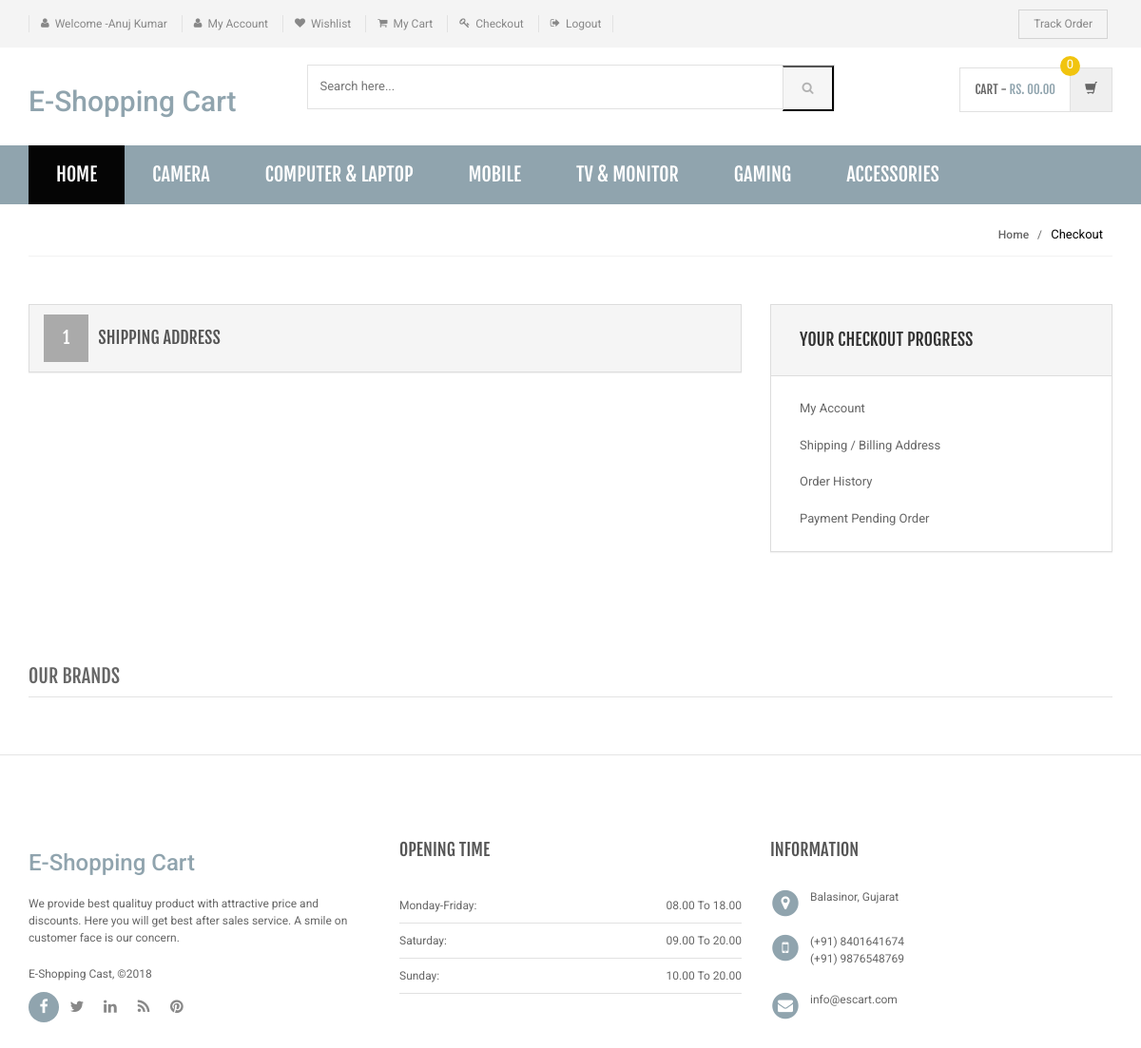
/bill-ship-addresses.php (signed in), run on the app's committed database.
### tables this page shows
CREATE TABLE IF NOT EXISTS `category` (
  `id` int(11) NOT NULL AUTO_INCREMENT,
  `categoryName` varchar(255) NOT NULL,
  `categoryDescription` longtext NOT NULL,
  `creationDate` timestamp NOT NULL DEFAULT CURRENT_TIMESTAMP,
  `updationDate` varchar(255) NOT NULL,
  PRIMARY KEY (`id`)
);

### bill-ship-addresses.php (the view, shortened to what this page needs)
<?php
if(strlen($_SESSION['login'])==0)
    {
header('location:index.php');
}
else{
?>
<!DOCTYPE html>
<html lang="en">
	<head>
	    <link rel="stylesheet" href="assets/css/bootstrap.min.css">
	    <link rel="stylesheet" href="assets/css/main.css">
	    <link rel="stylesheet" href="assets/css/green.css">
	    <link rel="stylesheet" href="assets/css/owl.carousel.css">
		<link rel="stylesheet" href="assets/css/owl.transitions.css">
		<link href="assets/css/lightbox.css" rel="stylesheet">
		<link rel="stylesheet" href="assets/css/animate.min.css">
		<link rel="stylesheet" href="assets/css/rateit.css">
		<link rel="stylesheet" href="assets/css/bootstrap-select.min.css">
		<link rel="stylesheet" href="assets/css/config.css">
		<link href="assets/css/green.css" rel="alternate stylesheet" title="Green color">
		<link href="assets/css/blue.css" rel="alternate stylesheet" title="Blue color">
		<link href="assets/css/red.css" rel="alternate stylesheet" title="Red color">
		<link href="assets/css/orange.css" rel="alternate stylesheet" title="Orange color">
		<link href="assets/css/dark-green.css" rel="alternate stylesheet" title="Darkgreen color">
		<link rel="stylesheet" href="assets/css/font-awesome.min.css">
	</head>
    <body class="cnt-home">
<header class="header-style-1">
<?php include('includes/top-header.php');?>
<?php include('includes/main-header.php');?>
<?php include('includes/menu-bar.php');?>
</header>
<div class="breadcrumb">
	<div class="container">
		<div class="breadcrumb-inner">
			<ul class="list-inline list-unstyled">
				<li><a href="#">Home</a></li>
				<li class='active'>Checkout</li>
			</ul>
		</div>
	</div>
</div>
<div class="body-content outer-top-bd">
	<div class="container">
		<div class="checkout-box inner-bottom-sm">
			<div class="row">
				<div class="col-md-8">
					<div class="panel-group checkout-steps" id="accordion">
					  	<div class="panel panel-default checkout-step-02">
						    <div class="panel-heading">
						      <h4 class="unicase-checkout-title">
						        <a data-toggle="collapse" class="collapsed" data-parent="#accordion" href="#collapseTwo">
						          <span>1</span>Shipping Address
						        </a>
						      </h4>
						    </div>
					  	</div>
					</div>
				</div>
			<?php include('includes/myaccount-sidebar.php');?>
			</div>
		</div>
	<?php include('includes/brands-slider.php');?>
</div>
</div>
<?php include('includes/footer.php');?>
</body>
</html>
<?php } ?>

### includes/menu-bar.php (shortened to what this page needs)
<div class="header-nav animate-dropdown">
    <div class="container">
        <div class="yamm navbar navbar-default" role="navigation">
            <div class="nav-bg-class">
                <div class="navbar-collapse collapse" id="mc-horizontal-menu-collapse">
	<div class="nav-outer">
		<ul class="nav navbar-nav">
			<li class="active dropdown yamm-fw">
				<a href="index.php" data-hover="dropdown" class="dropdown-toggle">Home</a>
			</li>
              <?php $sql=mysql_query("select id,categoryName  from category limit 6");
while($row=mysql_fetch_array($sql))
{
    ?>
			<li class="dropdown yamm">
				<a href="category.php?cid=<?php echo $row['id'];?>"> <?php echo $row['categoryName'];?></a>
			</li>
			<?php } ?>
		</ul>
		<div class="clearfix"></div>
	</div>
</div>
            </div>
        </div>
    </div>
</div>

### assets/css/green.css (style rules this page uses)
a { color: #90a4ae; }
.header-style-1 .header-nav { background: #90a4ae; }
.cnt-home .header-style-1 .header-nav .navbar .navbar-nav > li.active { background: #050505; }
.breadcrumb ul li.active { color: #050505; }

### assets/css/lightbox.css (style rules this page uses)
body:after { content: url(../images/close.png) url(../images/loading.gif) url(../images/prev.png) url(../images/next.png); display: none; }

### assets/css/blue.css (style rules this page uses)
a { color: #3498db; }
.header-style-1 .header-nav { background: #3498db; }
.cnt-home .header-style-1 .header-nav .navbar .navbar-nav > li.active { background: #1d6ca1; }
.breadcrumb ul li.active { color: #1d6ca1; }

### assets/css/red.css (style rules this page uses)
a { color: #ff6c6c; }
.header-style-1 .header-nav { background: #ff6c6c; }
.cnt-home .header-style-1 .header-nav .navbar .navbar-nav > li.active { background: #ff1a1a; }
.breadcrumb ul li.active { color: #ff1a1a; }

### assets/css/orange.css (style rules this page uses)
a { color: #f39c12; }
.header-style-1 .header-nav { background: #f39c12; }
.cnt-home .header-style-1 .header-nav .navbar .navbar-nav > li.active { background: #ab6c09; }
.breadcrumb ul li.active { color: #ab6c09; }

### assets/css/dark-green.css (style rules this page uses)
a { color: #12cca7; }
.header-style-1 .header-nav { background: #12cca7; }
.cnt-home .header-style-1 .header-nav .navbar .navbar-nav > li.active { background: #0b816a; }
.breadcrumb ul li.active { color: #0b816a; }

### data on the page
category: categoryName "CAMERA"
category: categoryName "COMPUTER & LAPTOP"
category: categoryName "MOBILE"
category: categoryName "TV & MONITOR"
category: categoryName "GAMING"
category: categoryName "ACCESSORIES"

### other printed values
$_SESSION['username'] "Anuj Kumar"
